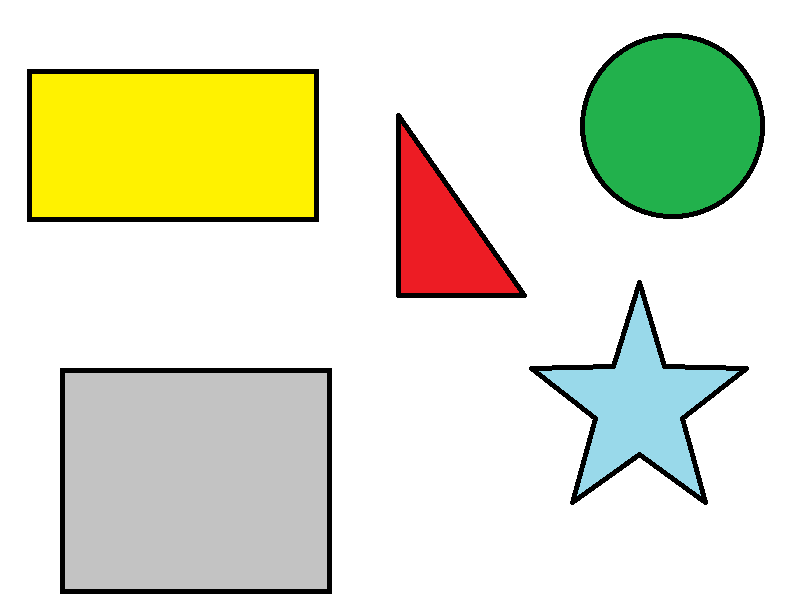
#> input picture shapes.jpg, 796 x 614 px
$ jupyter execute '19 shape_detection_using_openCv.ipynb'
#> lines starting #> are read from the running program, lines starting #| are printed output that depends on the picture; after the words box and inside, x2 and y2 are one past the last pixel; in counts of white or black regions, pixels touching at a corner belong together; long printed decimals are rounded
[cell 1]
import numpy as np
import cv2

img = cv2.imread("shapes.jpg")
#> img is the input picture: shape (614, 796, 3); mean B, G, R 203.2, 227.5, 224
img = cv2.resize(img , (500,500))
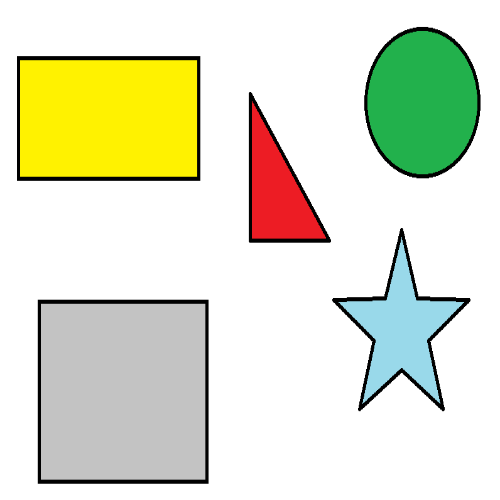
#> img: shape (500, 500, 3); mean B, G, R 203.2, 227.5, 224
imgray = cv2.cvtColor(img, cv2.COLOR_BGR2GRAY)
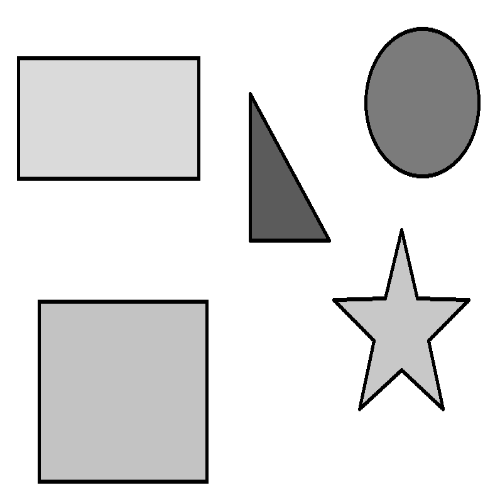
#> imgray: shape (500, 500); min 0, max 255, mean 223.7

cv2.imshow("Shapes", img)
cv2.waitKey(0)
cv2.destroyAllWindows()

[cell 2]
import numpy as np
import cv2

img = cv2.imread("shapes.jpg")
#img = cv2.resize(img , (500,500))
imgray = cv2.cvtColor(img, cv2.COLOR_BGR2GRAY)
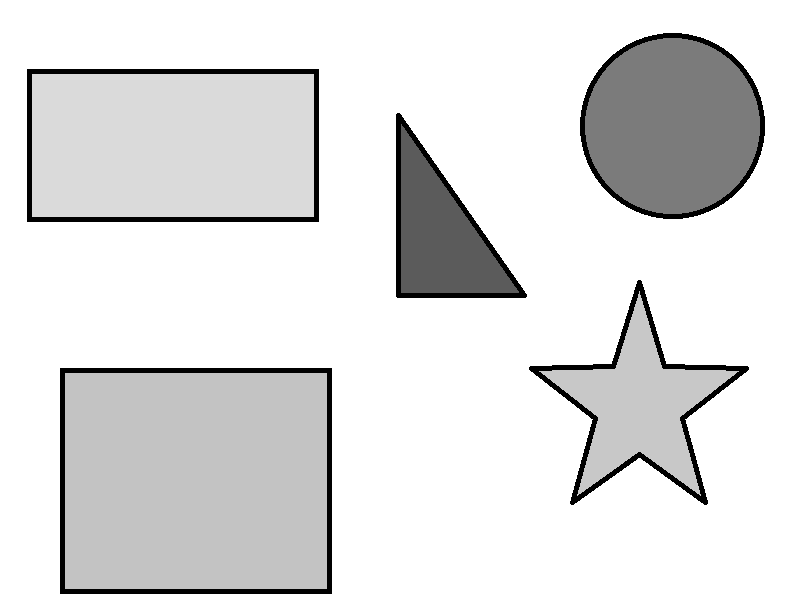
#> imgray: shape (614, 796); min 0, max 255, mean 223.7

_, thrash = cv2.threshold(imgray, 240, 255, cv2.THRESH_BINARY)
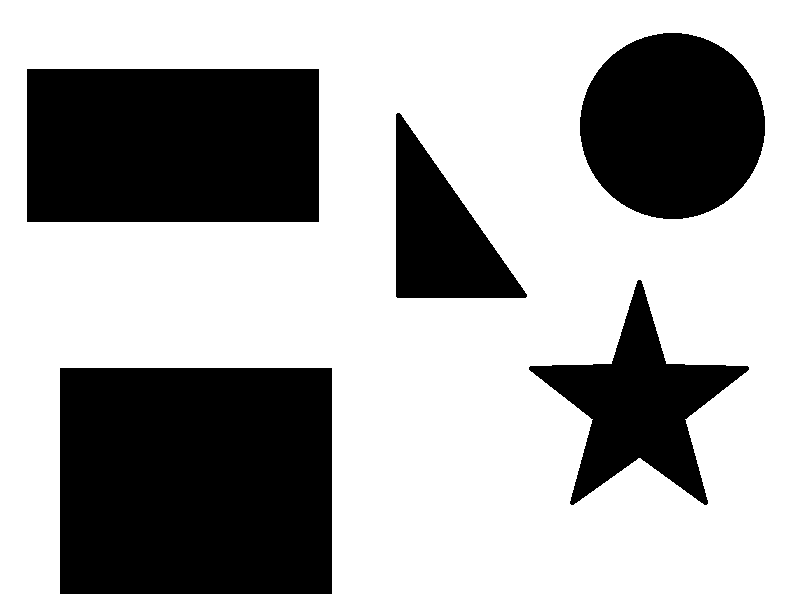
#> thrash: shape (614, 796); 66.5% white; 5 black regions
contours, _ = cv2.findContours(thrash, cv2.RETR_TREE, cv2.CHAIN_APPROX_NONE)
#> contours = 6 contours; box (x1, y1, x2, y2) and area: (0, 0, 796, 614) 487335, (59, 367, 333, 595) 61969, (26, 68, 320, 223) 45120, (579, 32, 766, 220) 27272, (528, 279, 750, 506) 18520, (395, 112, 528, 299) 12925

for contour in contours:
    approx = cv2.approxPolyDP(contour, 0.01* cv2.arcLength(contour, True),True)
    cv2.drawContours(img, [approx], 0, (0,0,0), 1)
    x = approx.ravel()[0]
    y = approx.ravel()[1]
    if len(approx) == 3:
        cv2.putText(img, "Triangle", (x, y), cv2.FONT_HERSHEY_COMPLEX, 0.3, (0,0,0))
    elif len(approx) == 4:
        x,y,w,h = cv2.boundingRect(approx)
        aspectRatio = float(w)/h
        print(aspectRatio)
        if aspectRatio >= 0.95 and aspectRatio <= 1.05:
            cv2.putText(img, "Square", (x, y), cv2.FONT_HERSHEY_COMPLEX, 0.5, (0,0,0))
        else:
            cv2.putText(img, "Rectangle", (x, y), cv2.FONT_HERSHEY_COMPLEX, 0.5, (0,0,0))

    elif len(approx) == 5:
        cv2.putText(img, "Pentagon", (x, y), cv2.FONT_HERSHEY_COMPLEX, 0.5, (0,0,0))
    elif len(approx) == 10:
        cv2.putText(img, "STAR", (x, y), cv2.FONT_HERSHEY_COMPLEX, 0.5, (0,0,0))
    else:
        cv2.putText(img, "Circle", (x, y), cv2.FONT_HERSHEY_COMPLEX, 0.5, (0,0,0))
#> this loop made 6 passes
#> (approx, w, h, aspectRatio) on passes 1, 2, 5: ([[0, 0], [0, 613], [795, 613], [795, 0]], 796, 614, 1.3), ([[59, 368], [331, 367], [332, 593], [60, 594]], 274, 228, 1.2), ([[26, 69], [318, 68], [319, 221], [27, 222]], 294, 155, 1.9)
#| 1.296
#| 1.202
#| 1.897
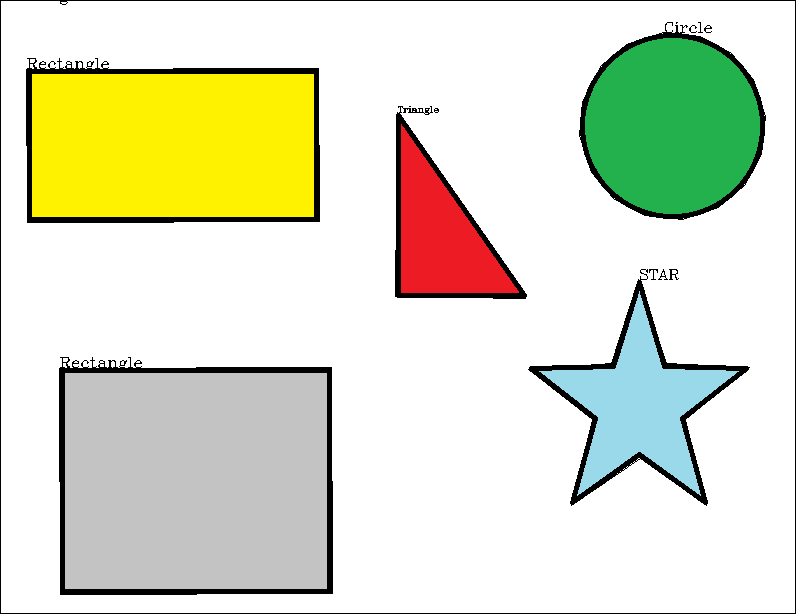
#> img: shape (614, 796, 3); 1.05% of pixels changed, all inside (x1, y1, x2, y2) = (0, 0, 796, 614)
cv2.imshow("Shapes", img)
cv2.waitKey(0)
cv2.destroyAllWindows()

$ run again, with HappyFish.jpg copied over shapes.jpg
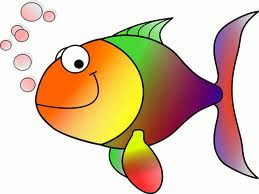
#> input picture HappyFish.jpg, 259 x 194 px
#> img is the input picture: shape (194, 259, 3); mean B, G, R 170.8, 196.4, 219.3
#> `_, thrash = cv2.threshold(imgray, 240, 255, cv2.THRESH_BINARY)`:
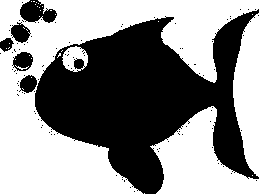
#> thrash: shape (194, 259); 55.1% white; 99 black regions (93 under 20 px)
#> contours = 191 contours, 183 with area under 20; largest, box (x1, y1, x2, y2) and area: (0, 0, 259, 194) 19597, (150, 106, 259, 194) 4792, (233, 13, 259, 177) 2840, (62, 46, 88, 72) 478, (12, 51, 34, 72) 324, (10, 21, 31, 44) 298, (19, 74, 38, 94) 251, (73, 58, 85, 70) 100
#> the loop `for contour in contours:` made 191 passes
#> approx on passes 4 to 10: [[255, 180], [256, 179], [257, 180], [256, 181]], [[247, 178], [248, 177], [249, 178], [248, 179]], [[230, 173], [231, 172], [232, 173], [231, 174]], [[233, 172], [234, 171], [235, 172], [234, 173]], [[231, 171], [232, 170], [233, 171], [232, 172]], [[222, 166], [223, 165], [224, 166], [223, 167]], [[220, 164], [221, 163], [222, 164], [221, 165]]
#> (printed output is left out)
#> after the loop `for contour in contours:`:
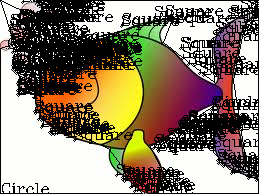
#> img: shape (194, 259, 3); mean B, G, R 110.6, 128.2, 140.2
